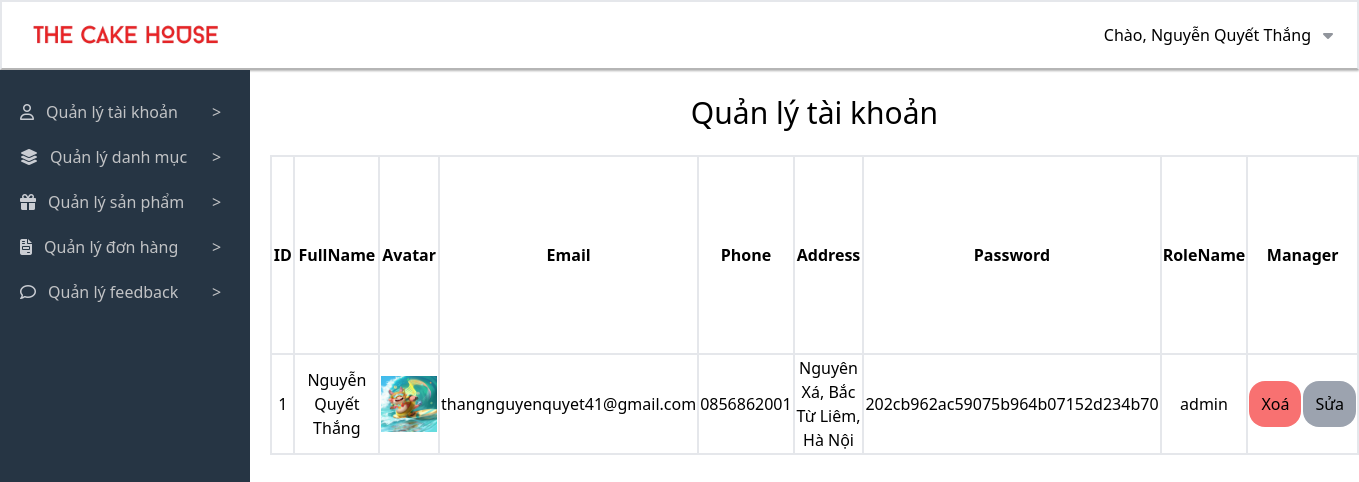
The page /admincp/index.php?action=quanlytaikhoan&query=lietke (signed in) on the database its author committed.
### tables this page shows
CREATE TABLE `user` (
  `id` int(11) NOT NULL,
  `fullname` varchar(50) DEFAULT NULL,
  `avatar` varchar(200) DEFAULT NULL,
  `email` varchar(150) DEFAULT NULL,
  `phone` varchar(20) DEFAULT NULL,
  `address` varchar(200) DEFAULT NULL,
  `password` varchar(32) DEFAULT NULL,
  `role_id` int(11) DEFAULT NULL,
  `deleted` int(11) DEFAULT NULL
);

CREATE TABLE `role` (
  `id` int(11) NOT NULL,
  `name` varchar(20) DEFAULT NULL
);

### admincp/modules/quanlytaikhoan/lietke.php (the view, shortened to what this page needs)
<table class="mt-5 ml-5 h-[300px]">
    <caption class="text-[30px] font-medium mb-5">Quản lý tài khoản</caption>
    <tr class="border-2">
        <th class="w-[50px] text-center border-2">ID</th>
        <th class="w-[160px] text-center border-2">FullName</th>
        <th class="w-[100px] text-center border-2">Avatar</th>
        <th class="w-[100px] text-center border-2">Email</th>
        <th class="w-[50px] text-center border-2">Phone</th>
        <th class="w-[110px] text-center border-2">Address</th>
        <th class="w-[90px] text-center border-2">Password</th>
        <th class="w-[50px] text-center border-2">RoleName</th>
        <th colspan=2 class="w-[100px] text-center border-2">Manager</th>
    </tr>
    <?php
        $sql_lietke_taikhoan = "SELECT user.id, user.fullname, user.avatar, user.email, user.phone, user.address, user.password, role.name FROM user INNER JOIN role ON user.role_id = role.id";
        $query_lietke_taikhoan = mysqli_query($conn, $sql_lietke_taikhoan);
    while($row = mysqli_fetch_array($query_lietke_taikhoan)) {
        ?>
    <tr class="border-2">
        <td class="h-[100px] w-[50px] text-center border-2"><?php echo $row['id'] ?></td>
        <td class="h-[100px] w-[160px] text-center border-2"><?php echo $row['fullname'] ?></td>
        <td class="h-[100px] w-[100px] text-center border-2"><img src="../images/<?php echo $row['avatar'] ?>" alt="Avatar" width="100px"></td>
        <td class="h-[100px] w-[90px] text-center border-2"><?php echo $row['email'] ?></td>
        <td class="h-[100px] w-[90px] text-center border-2"><?php echo $row['phone'] ?></td>
        <td class="h-[100px] w-[110px] text-center border-2"><?php echo $row['address'] ?></td>
        <td class="h-[100px] w-[90px] text-center border-2"><?php echo $row['password'] ?></td>
        <td class="h-[100px] w-[90px] text-center border-2"><?php echo $row['name'] ?></td>
        <td><a class="p-3 bg-red-400 rounded-2xl" href="javascript:void(0);" onclick="confirmDelete(<?php echo $row['id'] ?>)">Xoá</a></td>
        <td><a class="p-3 bg-gray-400 rounded-2xl" href="index.php?action=quanlytaikhoan&query=sua&idtaikhoan=<?php echo $row['id'] ?>">Sửa</a></td>
    <?php
    }
    ?>
</table>

### admincp/modules/header.php (shortened to what this page needs)
<?php
include('config/connect.php');
?>
<div class="header flex flex-col w-full">
  <div class="h-[70px] flex justify-between px-6 header__inner border-2 border-b-[#B5B5B5] shadow-sm shadow-[#B5B5B5]">
    <div class="left flex items-center">
      <a class="flex" href="../index.php">
        <img class="logo_header max-w-[200px] max-h-[70px] mr-12" src="../images/logo-1.png" alt="Logo" />
      </a>
    </div>
    <div class="right relative flex items-center cursor-default">
      <div class="flex">
        <p>Chào,
          <?php
          if(isset($_SESSION['user_id'])) {
              $user_id = $_SESSION['user_id'];
              $sql = "SELECT fullname FROM user WHERE id = ? LIMIT 1";
              $stmt = mysqli_prepare($conn, $sql);
              mysqli_stmt_bind_param($stmt, "i", $user_id);
              mysqli_stmt_execute($stmt);
              $result = mysqli_stmt_get_result($stmt);
              if ($result && mysqli_num_rows($result) > 0) {
                  $row = mysqli_fetch_assoc($result);
                  echo htmlspecialchars($row['fullname']);
              } else {
                  echo "Guest";
              }
          } else {
              echo "Guest";
          }
?>
        </p>
        <div class="ml-3">
          <i class="fa-solid fa-caret-down" style="color: #91959c;"></i>
        </div>
      </div>
    </div>
  </div>
</div>

### rows shown on the page
user: fullname "Nguyễn Quyết Thắng", id "1", avatar (picture), email "thangnguyenquyet41@gmail.com", phone "0856862001", address "Nguyên Xá, Bắc Từ Liêm, Hà Nội", password "202cb962ac59075b964b07152d234b70", role.name "admin"
